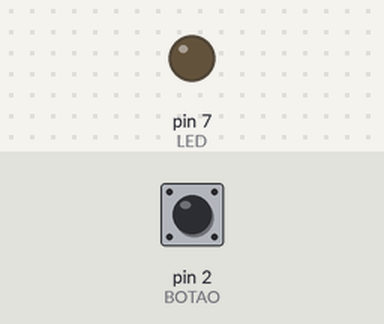
The sketch below on a simulated Arduino Uno, built with avr-gcc and run on an emulated ATmega328P. On the bench: output pins drawn as LEDs (lit = HIGH). The test bench sets the inputs (shaded band); at power-on: pin 2 (BOTAO) HIGH.

Above: at 1.2 s.
1.3 s: pin 2 (BOTAO) pulled LOW for 0.15 s
At 1.37 s:
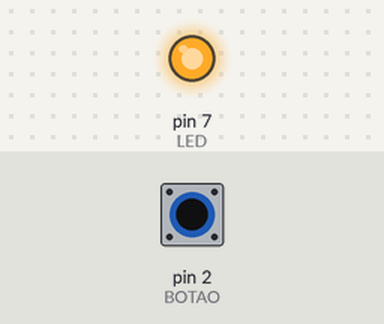
2.9 s: pin 2 (BOTAO) pulled LOW for 3.2 s
At 6.4 s:
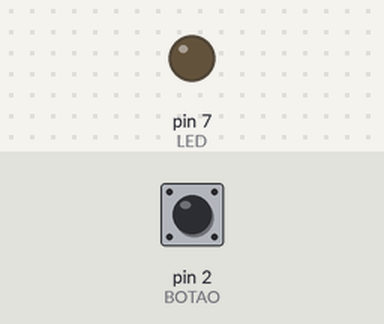
Timing chart, 0 to 7.9 s (numbered marks = the images above; inputs shaded):
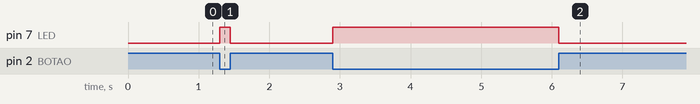

The sketch:

entrada_digital.ino
```cpp
const int BOTAO = 2;
const int LED = 7;

void setup()
{
  pinMode(BOTAO, INPUT_PULLUP);
  pinMode(LED, OUTPUT);
}

void loop()
{
  int estado = digitalRead(BOTAO);
  digitalWrite(LED, estado == LOW ? HIGH : LOW);
}
```

Measured:
- after the input at 1.3 s, pin 7 (LED): LOW → HIGH at once, → LOW 0.15 s later
- after the input at 2.9 s, pin 7 (LED): LOW → HIGH at once, → LOW 3.2 s later
